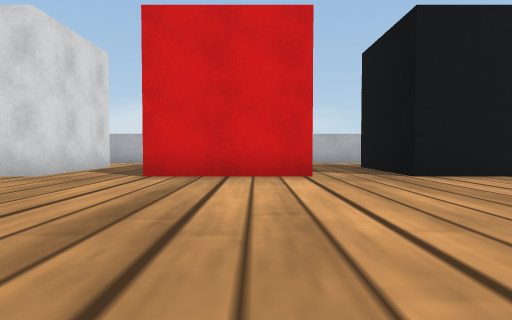
[1] (above)

18 first-person views from a walk through a Webots world. The camera is 0.05 m above the floor, tilts 2° down and sees 75° across. The floor is counted in squares, 0.1 m on a side. Each view is taken from the middle of a square. On the plan, view 1 faces up. The plan holds only what a view shows up to about 9 squares ahead; the rest is blank. Robots are left out. Webots' stock objects and surfaces are drawn as simple stand-ins.

[2]
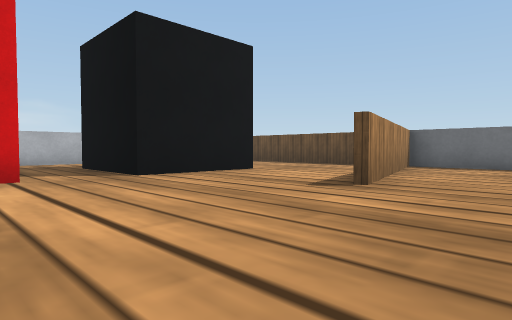

[3]
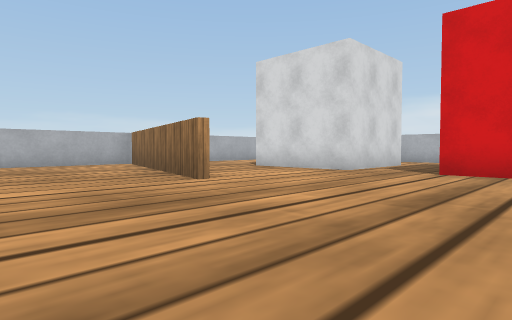

[4]
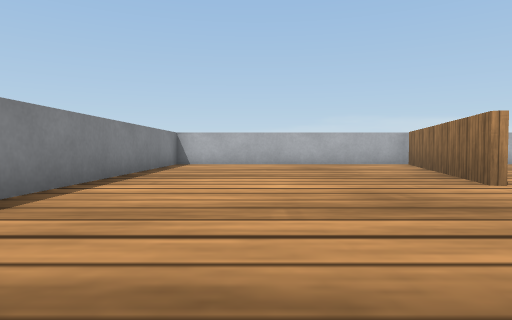

[5]
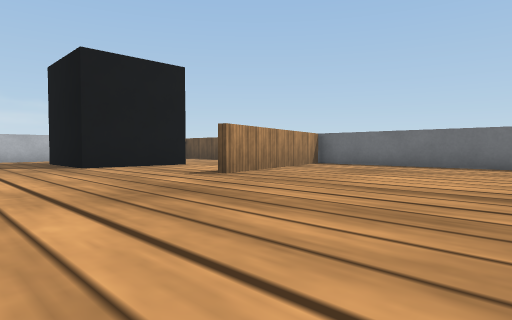

[6]
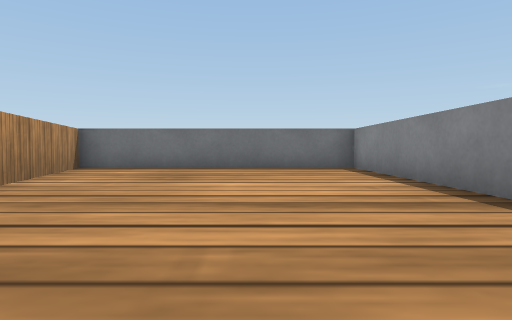

[7]
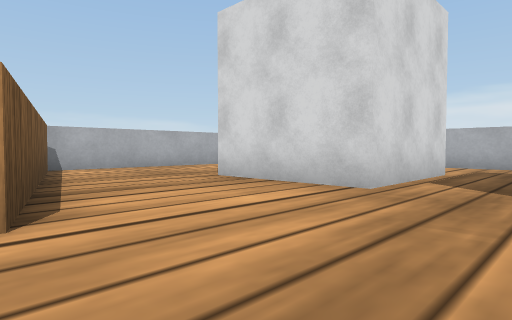

[8]
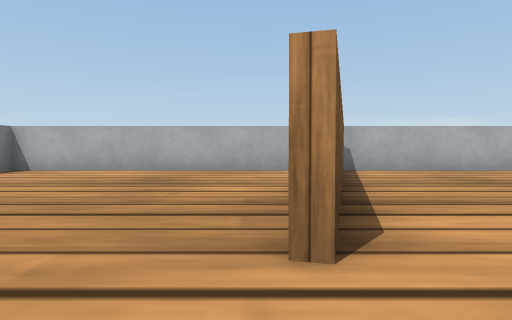

[9]
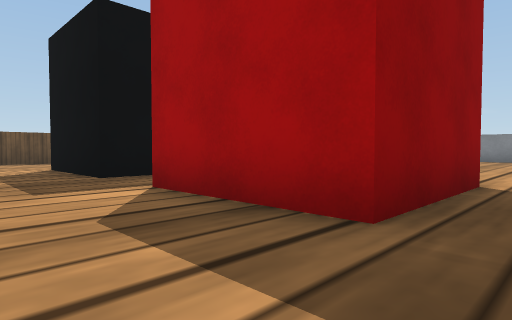

[10]
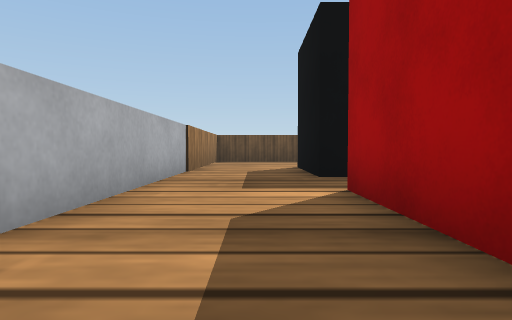

[11]
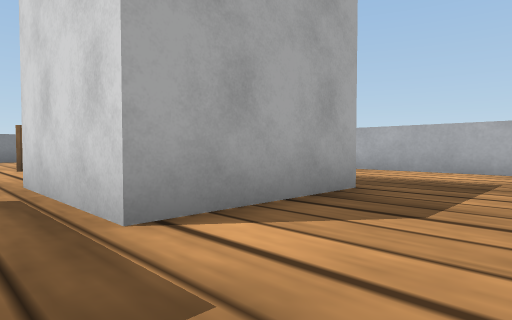

[12]
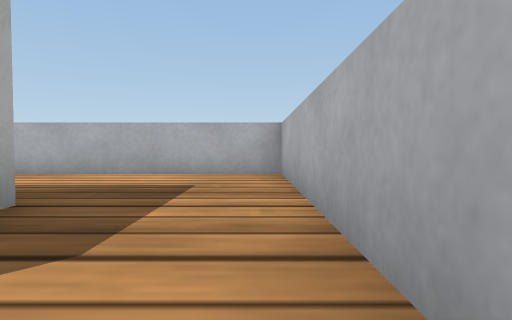

[13]
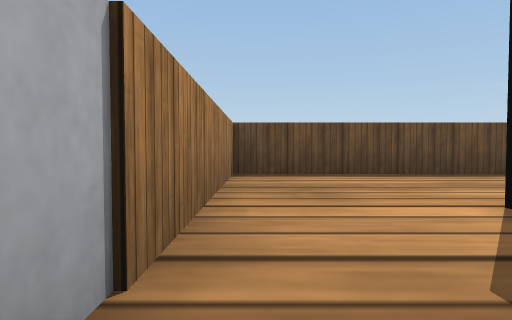

[14]
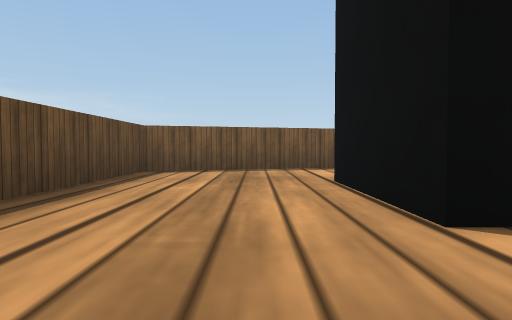

[15]
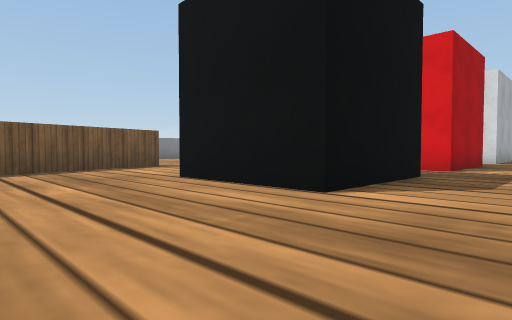

[16]
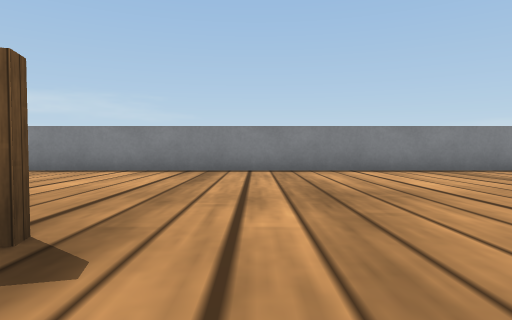

[17]
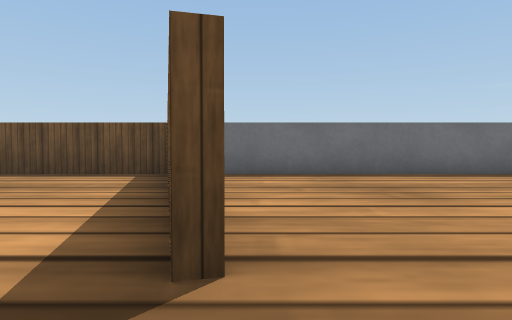

[18]
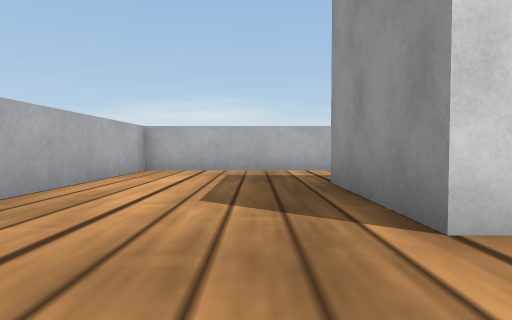

### Floor plan
Key: @ floor where view 1 was taken; # wall or solid block; . floor; B white box; L black box; R red box.
Columns run from 11 left of view 1 to 10 right of it. Each row starts with its distance up from view 1.
 12 ######################
 11 #....................#
 10 #....................#
  9 #....BBB.RRRR.LLL....#
  8 #...B  B.R  R.L  L...#
  7 #...B  B.R   .L  L...#
  6 #...BBBB.RRRR.LLLL...#
  5 #....................#
  4 ###.................##
  3 #.#####.........######
  2 #...............#....#
  1 #....................#
  0 #..........@.........#
 -1 #....................#
 -2 #....................#
 -3 #....................#
 -4 ######################

Positions as (right, up) in squares from view 1, and headings:
1: (0, 0), facing up
2: (0, 0), facing up-right
3: (0, -1), facing up-left
4: (0, -1), facing left
5: (0, -3), facing up-right
6: (1, -1), facing right
7: (-2, 2), facing up-left
8: (-3, 2), facing left
9: (-3, 11), facing down-right
10: (-3, 10), facing right
11: (-3, 11), facing down-left
12: (-4, 11), facing left
13: (3, 11), facing right
14: (7, 11), facing down
15: (9, 11), facing down-left
16: (3, 4), facing down
17: (3, 2), facing right
18: (-8, 4), facing up
